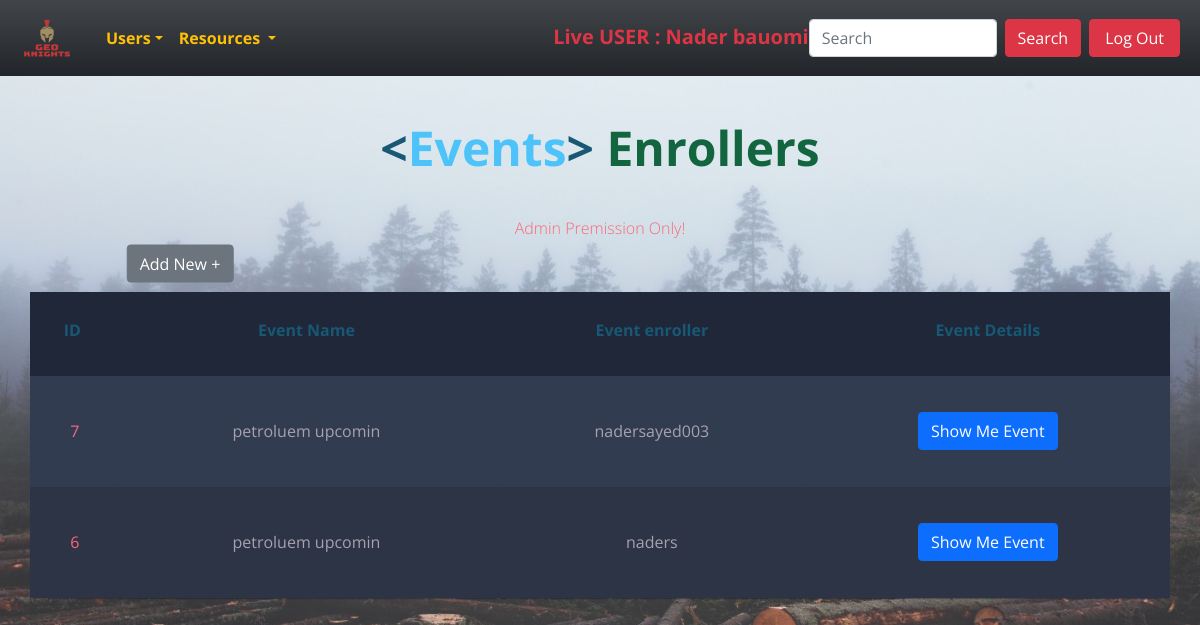
Screenshot of /admin/resources/eventsReservations/index.php (signed in) with the database file from the repository.
### tables this page shows
CREATE TABLE `e_reservation` (
  `id` int(11) NOT NULL,
  `event_id` int(11) NOT NULL,
  `enroller` int(11) DEFAULT NULL
);

CREATE TABLE `events` (
  `id` int(11) NOT NULL,
  `event_name` char(60) NOT NULL,
  `event_describtion` varchar(200) NOT NULL,
  `eventDate` timestamp NOT NULL DEFAULT current_timestamp() ON UPDATE current_timestamp(),
  `event_logo` varchar(110) NOT NULL,
  `event_submiter` int(11) DEFAULT NULL
);

CREATE TABLE `users` (
  `id` int(11) NOT NULL,
  `name` char(50) NOT NULL,
  `email` char(80) NOT NULL,
  `password` char(50) NOT NULL,
  `phone` char(11) NOT NULL,
  `gender` char(40) NOT NULL,
  `user_type` int(11) DEFAULT NULL
);

### helpers/paths.php (called while the page is built, shortened)
<?php
function css($dis){
    return   "http://" . $_SERVER['SERVER_NAME'] . "/g2p/assests/css/" . $dis;
}
?>

### admin/resources/eventsReservations/index.php (the view, shortened to what this page needs)
<?php
require "../../../helpers/paths.php";
require '../../../helpers/dbConnection.php';
require '../../../layout/navAdmin.php';
$sql1 = "select e_reservation.* ,events.id as eventID, events.event_name as eventName ,users.name as eventenroller from e_reservation join events on e_reservation.event_id = events.id join users on users.id = e_reservation.enroller order by e_reservation.id desc";
$op = mysqli_query($con, $sql1);
?>
<!DOCTYPE html>
<html lang="en">
<head>
    <link rel="stylesheet" href="<?php echo css('display.css') ?>">
</head>
<body>
    <h1 class="m-5"><span class="blue">&lt;</span>Events<span class="blue">&gt;</span> <span class="yellow">Enrollers</pan>
    </h1>
    <h2>Admin Premission Only! <br><br>
    </h2>
    <a href="create.php" title="Avaliable only for Company Users to add Events to checked" class="btn btn-secondary add" style="pointer-events: none;">Add New +</a>
    <table class="container ">
        <thead>
            <tr>
                <th>
                    <h1>ID</h1>
                </th>
                <th>
                    <h1>Event Name</h1>
                </th>
                <th>
                    <h1>Event enroller</h1>
                </th>
                <th>
                    <h1>Event Details</h1>
                </th>
            </tr>
        </thead>
        <tbody>
            <?php while ($data = mysqli_fetch_assoc($op)) { ?>
                <tr>
                    <td><?php echo $data['id']; ?></td>
                    <td><?php echo $data['eventName']; ?></td>
                    <td><?php echo $data['eventenroller']; ?></td>
                    <td style="padding: 10% 10px;"> <a href="eventDeatails.php?id=<?php echo $data['eventID']; ?>" class="btn btn-primary ">Show Me Event</a>
                    </td>
                </tr>
            <?php } ?>
        </tbody>
    </table>
</body>
</html>

### assests/css/display.css (style rules this page uses)
body { font-family: 'Open Sans', sans-serif; font-weight: 300; line-height: 1.42em; color: #A7A1AE; background: url(../images/bg.jpg); background-size: cover; background-repeat: no-repeat; perspective: 300px; }
h1 { font-size: 3em; font-weight: 300; line-height: 1em; color: #4DC3FA; font-weight: bold; text-align: center; }
h2 { font-size: 1em; font-weight: 300; text-align: center; display: block; line-height: 1em; padding-bottom: 2em; color: #FB667A; }
.blue { color: #185875; }
.yellow { color: #13653f; }
.container th h1 { font-weight: bold; font-size: 1em; text-align: center; color: #185875; }
.container td { font-weight: normal; font-size: 1em; -webkit-box-shadow: 0 2px 2px -2px #0E1119; -moz-box-shadow: 0 2px 2px -2px #0E1119; box-shadow: 0 2px 2px -2px #0E1119; }
.container { text-align: center; width: 100%; margin: 0 auto; display: table; padding: 0 0 8em 0; width: 100%; }
.container td, .container th { padding: 30px 10px; }
.container tr:nth-child(odd) { background-color: #323C50; }
.container tr:nth-child(even) { background-color: #2C3446; }
.container th { background-color: #1F2739; }
.container td:first-child { color: #FB667A; padding-left: 15px; }
.container td:last-child { display: flex; flex-direction: column; align-items: center; justify-content: space-evenly; padding: 30% 10px; }

### admin/resources/eventsReservations/index.php (style rules this page uses)
.add { text-align: center; position: absolute; left: 15%; transform: translateX(-50%) translateY(-125%); }

### rows the page displays
e_reservation: id "7", event.event_name "petroluem upcomin", enroller.name "nadersayed003"
e_reservation: id "6", event.event_name "petroluem upcomin", enroller.name "naders"

### other values shown
$_SESSION['users']["name"] "Nader bauomi"
